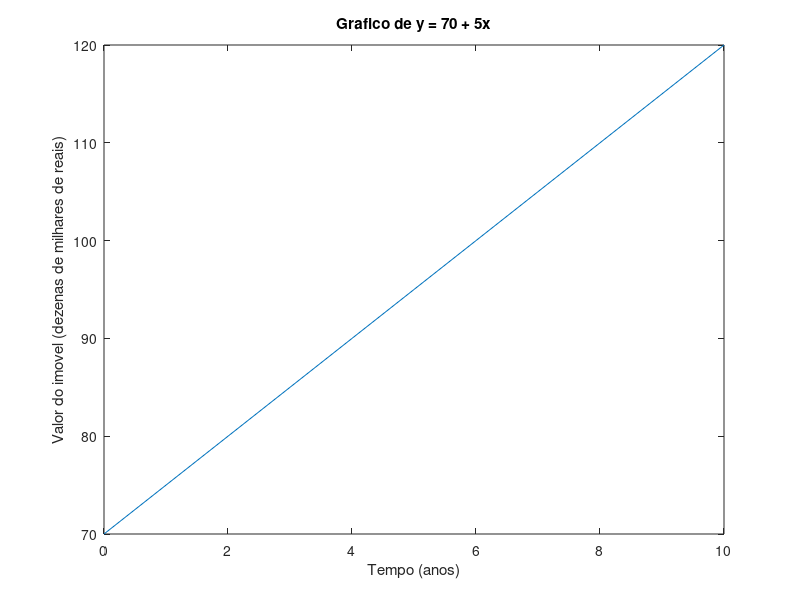

This chart was generated by the following MATLAB code:
% imovel de R$ 700.000,00 valorizando R$ 50.000,00/ano
% funcao: y = 70 + 5x

x = 0:1:10;
y = 5*x + 70

plot(x, y);

title("Grafico de y = 70 + 5x");
xlabel("Tempo (anos)");
ylabel("Valor do imovel (dezenas de milhares de reais)");
